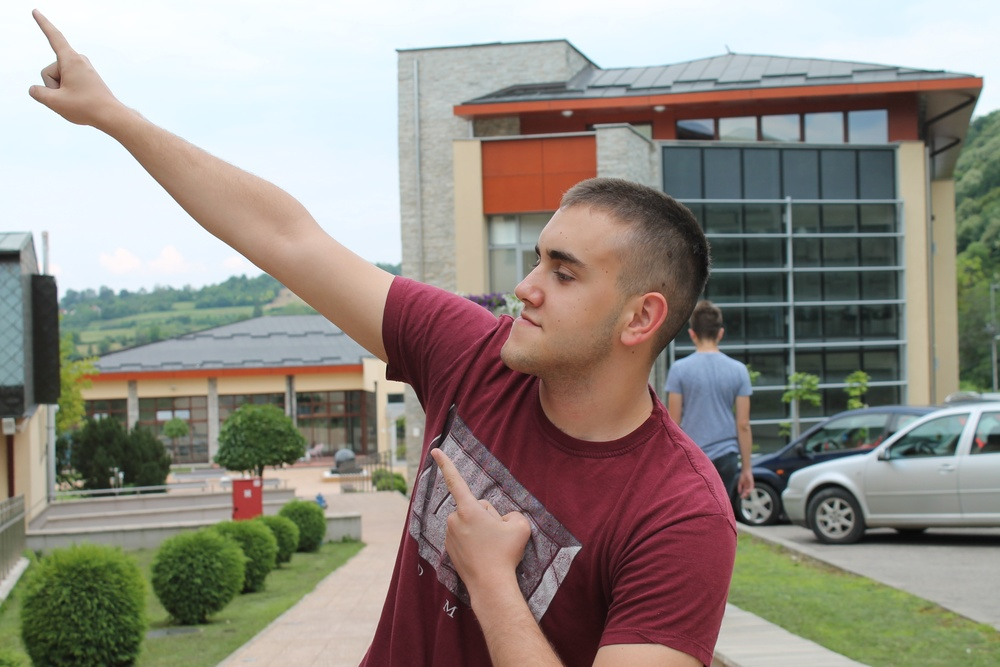
#> input picture test_images/majin_kanon/IMG_5142.JPG, 1000 x 667 px, shrunk from 4272 x 2848 before the run; its folder holds only this picture in this run
$ python test.py
#> lines starting #> are read from the running program, lines starting #| are printed output that depends on the picture
import cv2 as cv
import numpy as np
from glob import glob
from matplotlib import pyplot as plt


# img = cv.imread("test_images/majin_kanon/IMG_5141.JPG", 0)
# hist, bins = np.histogram(img.flatten(), 256, [0, 256])


def histogram_plot(cdf):
    plt.plot(cdf, color = 'b')
    plt.hist(img.flatten(), 256, [0, 256], color = 'r')
    plt.xlim([0, 256])
    plt.legend(('cdf', 'histogram'))
    plt.show()

def histogram_equalisation(img, name):
    ####odredjivanje kumulativne verovatnoce piksela
    cdf_original = hist.cumsum()
    cdf_modified = cdf_original * hist.max() / cdf_original.max()

    cdf_modified2 = np.ma.masked_equal(cdf_original, 0)
    cdf_modified2 = (cdf_modified2 - cdf_modified2.min())*255/(cdf_modified2.max()-cdf_modified2.min())
    cdf_original = np.ma.filled(cdf_modified2, 0).astype('uint8')
    ######

    img2 = cdf_original[img]
    hist2 = cv.calcHist([img2],[0],None,[256],[0,256])
    #print(name)
    cv.imwrite("greyscaled-pics/" + name, img2)

    #cv.imshow("original", img)
    #cv.imshow("modified", img2)

    histogram_plot(cdf_modified)
    #histogram_plot(hist2)


for fn in glob("test_images/majin_kanon/*"):
    print(fn)
    img = cv.imread(fn, 0)
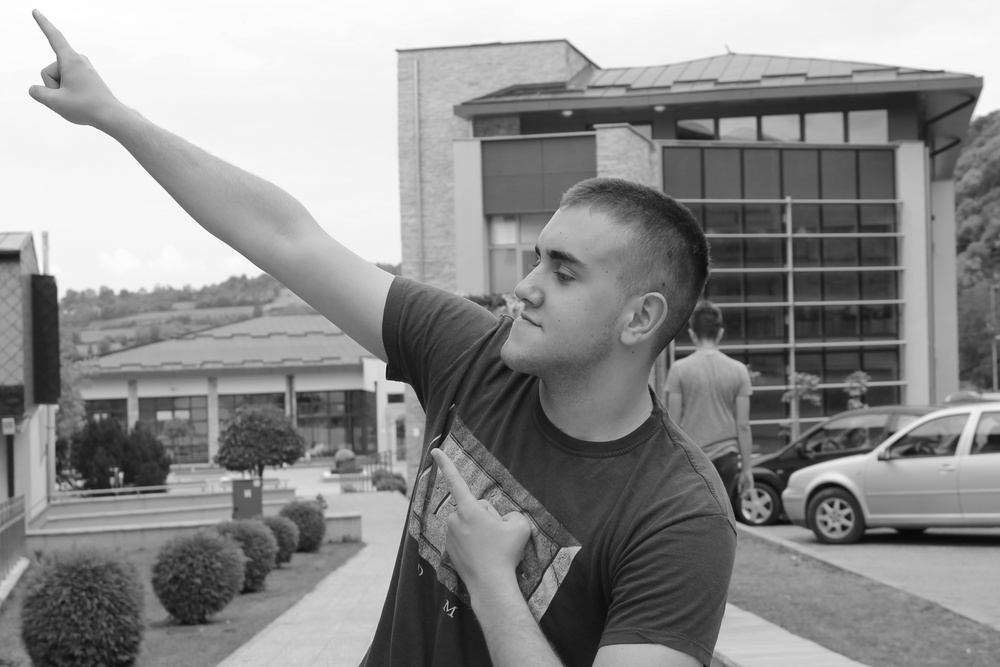
#> img: shape (667, 1000); min 8, max 255, mean 141
    hist, bins = np.histogram(img.flatten(), 256, [0, 256])
#> hist = 256 values, max 22543 at index 246, min 0 at index 0, mean 2605.5; bins = 257 values from 0 to 256
    histogram_equalisation(img, fn.split("/")[-1])
#> in histogram_equalisation, `cdf_original = hist.cumsum()`: cdf_original = 256 values from 0 to 667000
#> in histogram_equalisation, `cdf_modified = cdf_original * hist.max() / cdf_original.max()`: cdf_modified = 256 values from 0 to 22543
#> in histogram_equalisation, `cdf_original = np.ma.filled(cdf_modified2, 0).astype('uint8')`: cdf_original = 256 values from 0 to 255
#> in histogram_equalisation, `img2 = cdf_original[img]`:
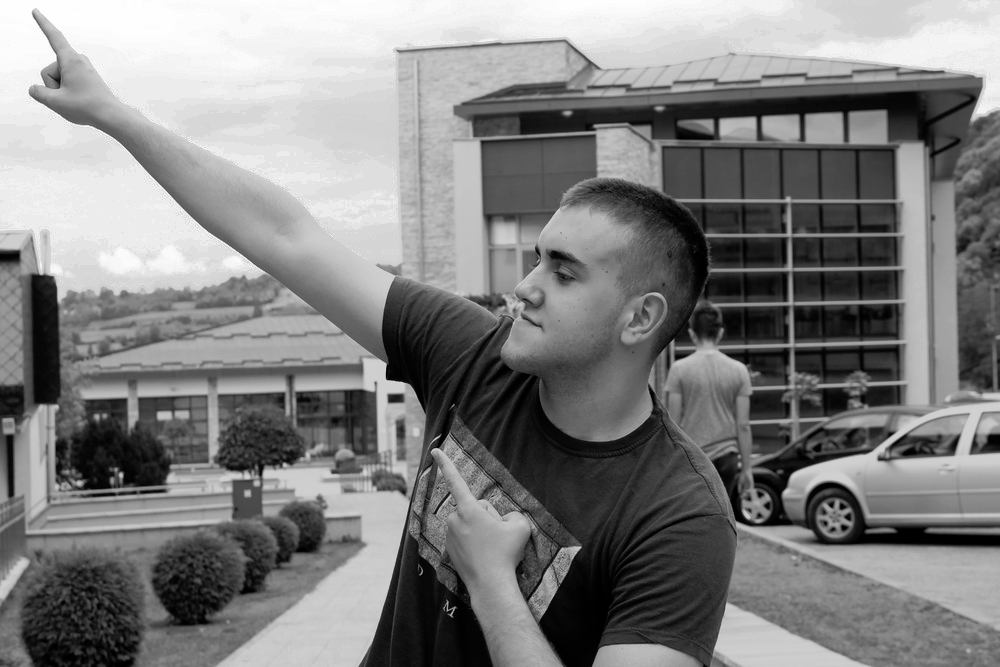
#> img2: shape (667, 1000); min 0, max 255, mean 127.9
#> in histogram_equalisation, `hist2 = cv.calcHist([img2],[0],None,[256],[0,256])`: hist2 = 256 values, max 22543 at index 236, min 0 at index 14, mean 2605.5
#> in histogram_plot, `plt.show()`:
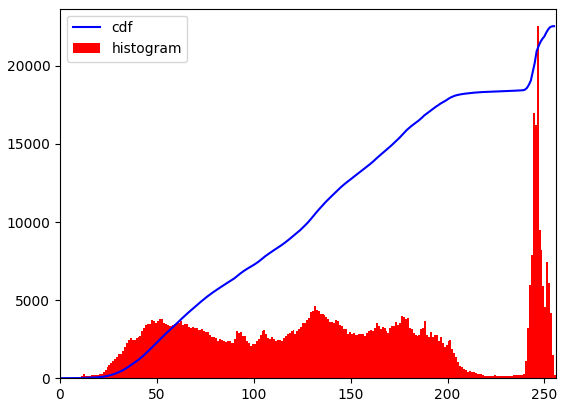
#> figure drawn by matplotlib, 1 panel; tallest bar 22543 high, from x = 246 to 247; curve peaks at x = 255, y = 22543


# histogram_equalisation(img)
cv.waitKey()

$ run again, on test_images/majin_kanon/IMG_5157.JPG
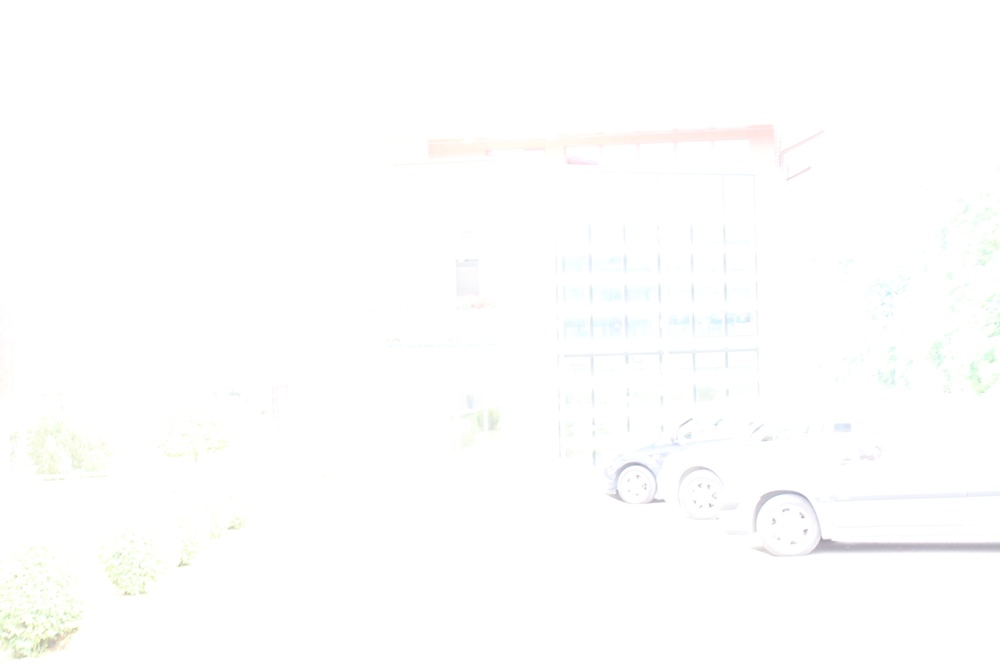
#> input picture test_images/majin_kanon/IMG_5157.JPG, 1000 x 667 px, shrunk from 4272 x 2848 before the run
#> hist = 256 values, max 605486 at index 255, min 0 at index 0, mean 2605.5; bins = 257 values from 0 to 256
#> in histogram_equalisation, `cdf_original = hist.cumsum()`: cdf_original = 256 values from 0 to 667000
#> cdf_modified = 256 values from 0 to 605486
#> in histogram_equalisation, `cdf_original = np.ma.filled(cdf_modified2, 0).astype('uint8')`: cdf_original = 256 values from 0 to 255
#> in histogram_equalisation, `img2 = cdf_original[img]`:
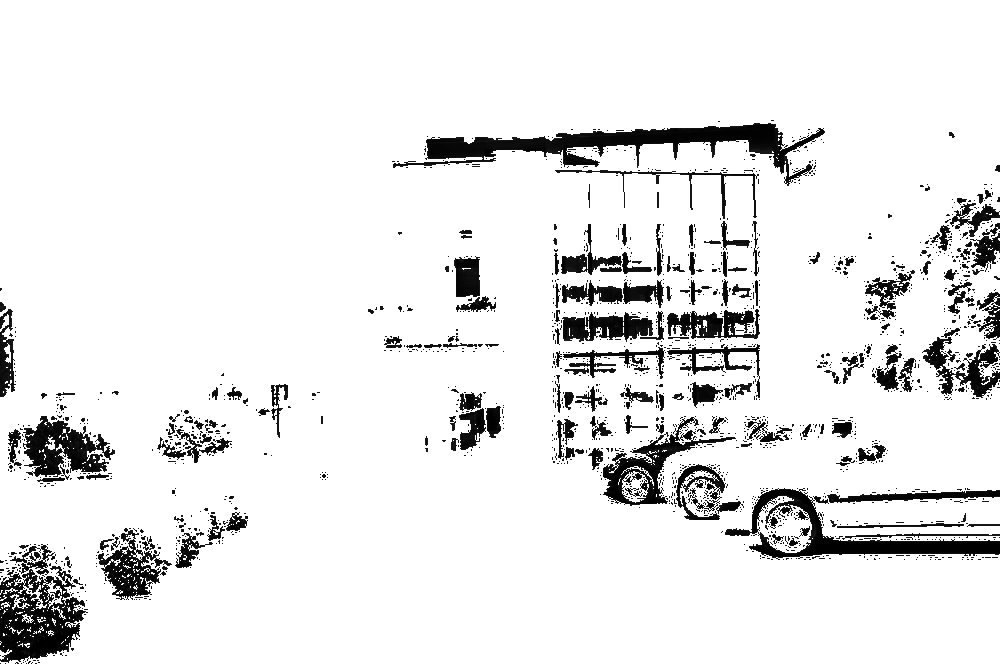
#> img2: shape (667, 1000); min 0, max 255, mean 232.6
#> hist2 = 256 values, max 605486 at index 255, min 0 at index 10, mean 2605.5
#> in histogram_plot, `plt.show()`:
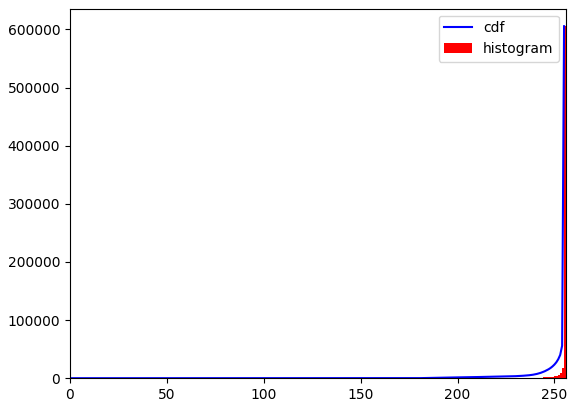
#> figure drawn by matplotlib, 1 panel; tallest bar 605486 high, from x = 255 to 256; curve peaks at x = 255, y = 605486

$ run again, on test_images/majin_kanon/IMG_5159.JPG
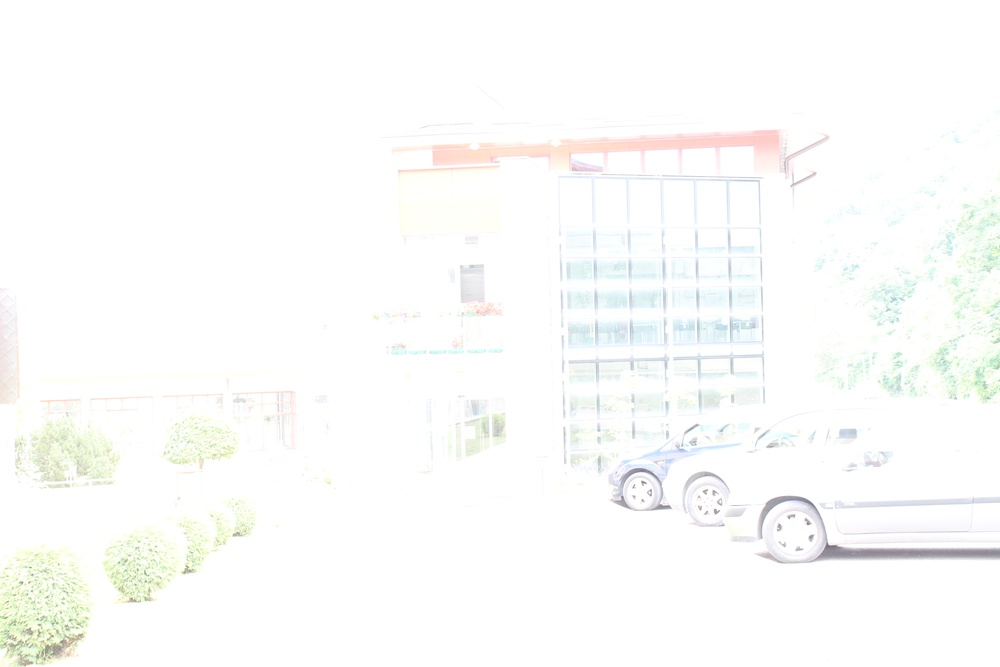
#> input picture test_images/majin_kanon/IMG_5159.JPG, 1000 x 667 px, shrunk from 4272 x 2848 before the run
#> hist = 256 values, max 524640 at index 255, min 0 at index 0, mean 2605.5; bins = 257 values from 0 to 256
#> in histogram_equalisation, `cdf_original = hist.cumsum()`: cdf_original = 256 values from 0 to 667000
#> cdf_modified = 256 values from 0 to 524640
#> in histogram_equalisation, `cdf_original = np.ma.filled(cdf_modified2, 0).astype('uint8')`: cdf_original = 256 values from 0 to 255
#> in histogram_equalisation, `img2 = cdf_original[img]`:
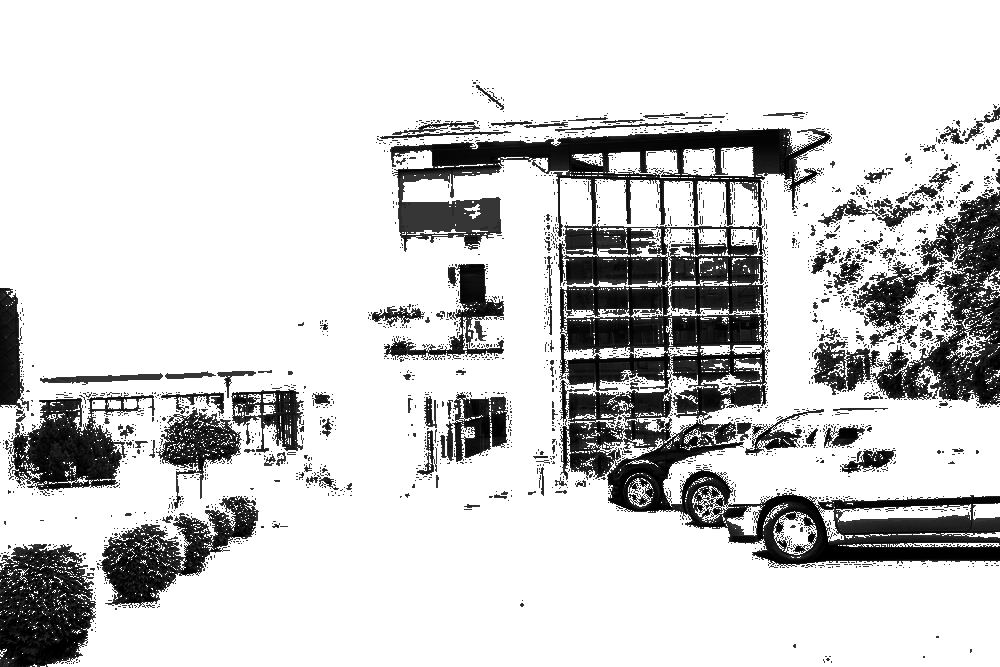
#> img2: shape (667, 1000); min 0, max 255, mean 206.7
#> hist2 = 256 values, max 524640 at index 255, min 0 at index 21, mean 2605.5
#> in histogram_plot, `plt.show()`:
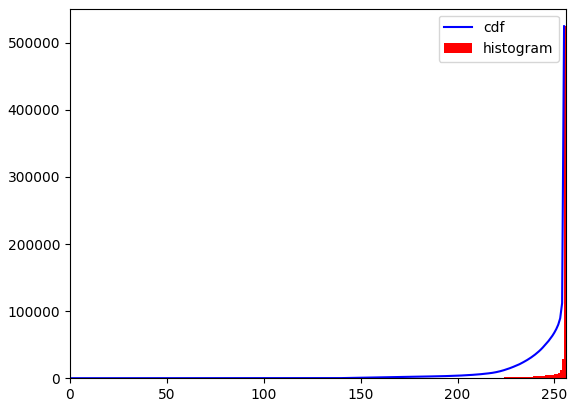
#> figure drawn by matplotlib, 1 panel; tallest bar 524640 high, from x = 255 to 256; curve peaks at x = 255, y = 524640

$ run again, on test_images/majin_kanon/IMG_5143.JPG
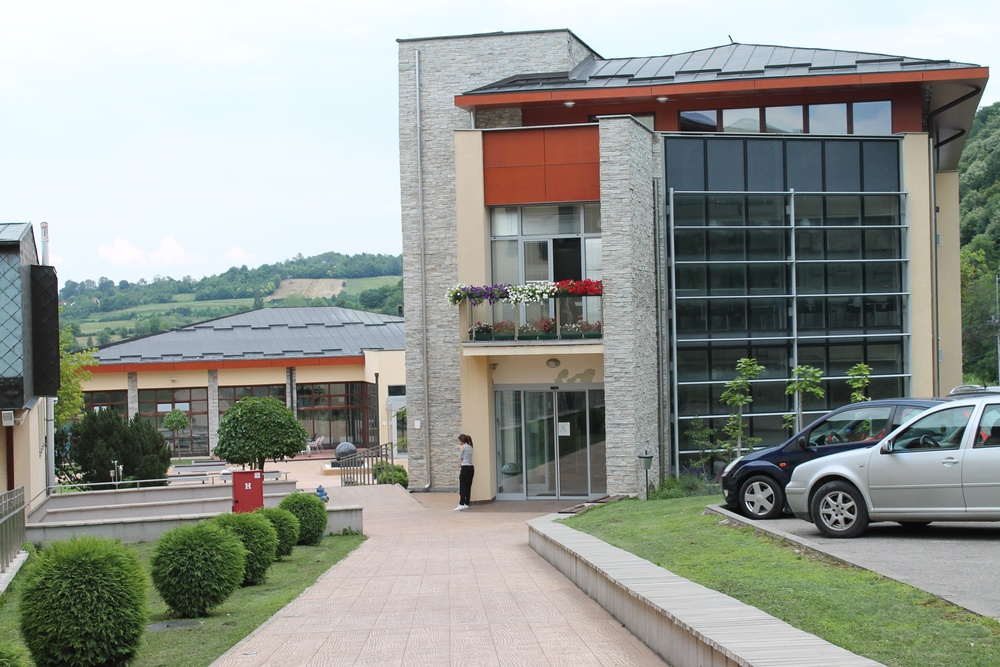
#> input picture test_images/majin_kanon/IMG_5143.JPG, 1000 x 667 px, shrunk from 4272 x 2848 before the run
#> hist = 256 values, max 37436 at index 248, min 0 at index 0, mean 2605.5; bins = 257 values from 0 to 256
#> in histogram_equalisation, `cdf_original = hist.cumsum()`: cdf_original = 256 values from 0 to 667000
#> cdf_modified = 256 values from 0 to 37436
#> in histogram_equalisation, `cdf_original = np.ma.filled(cdf_modified2, 0).astype('uint8')`: cdf_original = 256 values from 0 to 255
#> in histogram_equalisation, `img2 = cdf_original[img]`:
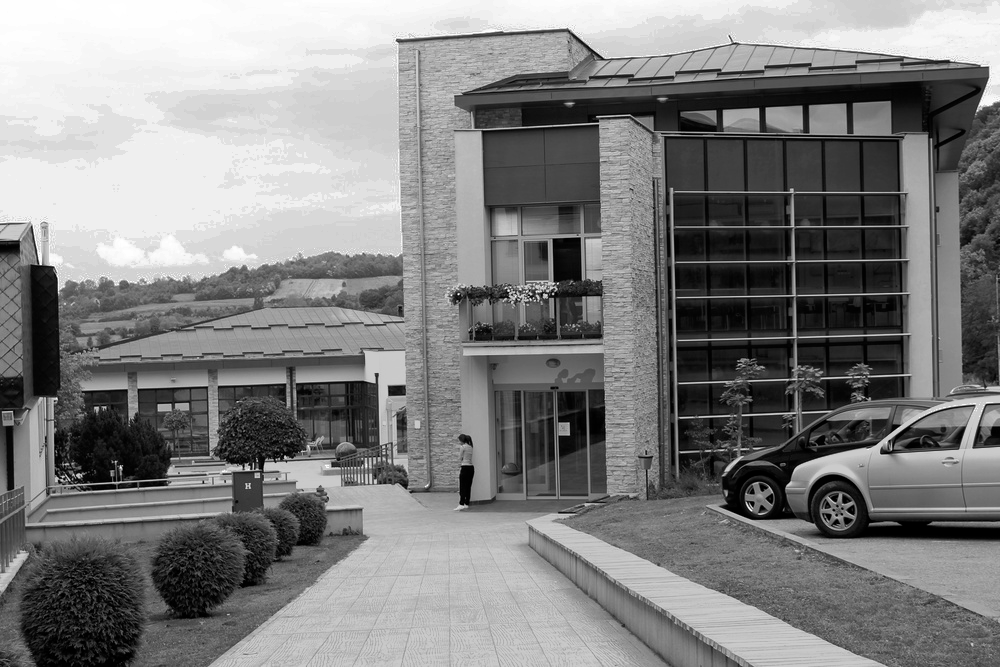
#> img2: shape (667, 1000); min 0, max 255, mean 128.2
#> hist2 = 256 values, max 37436 at index 239, min 0 at index 12, mean 2605.5
#> in histogram_plot, `plt.show()`:
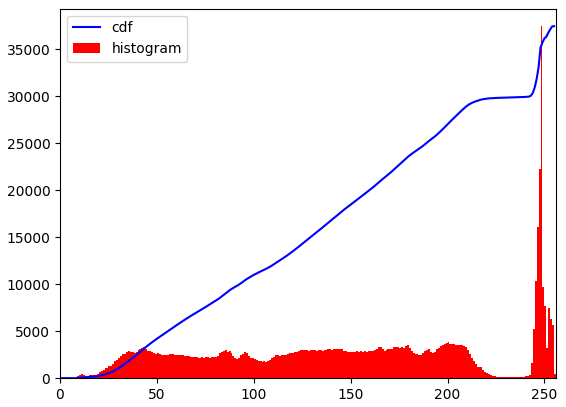
#> figure drawn by matplotlib, 1 panel; tallest bar 37436 high, from x = 248 to 249; curve peaks at x = 255, y = 37436
